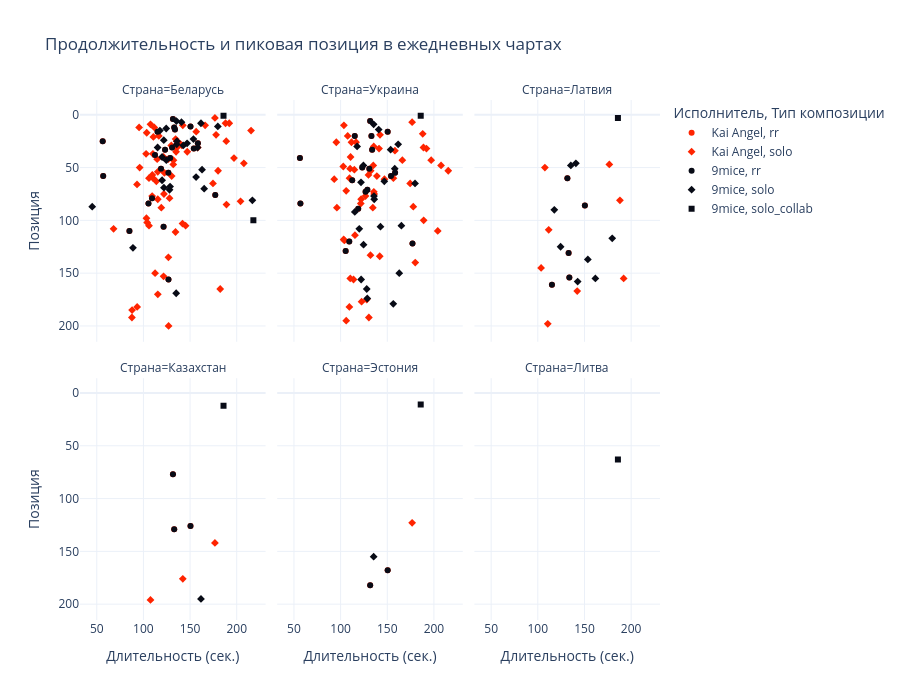

The notebook cell this image was saved under:
### Markdown cell above
### Продолжительность треков и успех в ежедневных чартах

Корреляция Спирмена рассчитывалась отдельно для каждого артиста и рынка. Отрицательная корреляция означала, что более длинные треки имеют тенденцию занимать лучшие позиции (меньшие числовые ранги). Это связь, а не доказательство причинности.

### Code cell
correlations = []

for (country, artist), group in stability.groupby(["country", "artist"]):
    rho = (
        group["duration_sec"].rank().corr(group["daily_peak"].rank())
        if len(group) >= 3 else float("nan")
    )
    correlations.append({
        "country": country,
        "artist": artist,
        "track_count": len(group),
        "spearman": round(rho, 3)
    })

correlations = pd.DataFrame(correlations)
display(correlations)

if not stability.empty:
    fig = px.scatter(
        stability, x="duration_sec", y="daily_peak",
        color="artist", symbol="collab_type", hover_name="track_name",
        facet_col="country", facet_col_wrap=3,
        color_discrete_map=artist_colors, template="plotly_white",
        title="Продолжительность и пиковая позиция в ежедневных чартах",
        labels={"duration_sec": "Длительность (сек.)", "daily_peak": "Позиция",
                "artist": "Исполнитель", "collab_type": "Тип композиции",
                "country": "Страна"},
        height=350 * ((stability["country"].nunique() + 2) // 3)
    )
    fig.update_yaxes(autorange="reversed")
    fig.show()

### Figure 1 — Plotly figure (JSON) as saved in the notebook; plotly's stock layout.template omitted (floating-point values rounded to 4 significant figures)
{"data": [{"hovertemplate": "<b>%{hovertext}</b><br><br>Исполнитель=Kai Angel<br>Тип композиции=rr<br>Страна=Беларусь<br>Длительность (сек.)=%{x}<br>Позиция=%{y}<extra></extra>", "hovertext": ["LIPSTICK", "ELA-ELA (feat. Kai Angel)", "Cyber Is Dead Interlude", "Fountainebleu", "Phoenix", "Blum - Big City Life", "Ринопластика", "So Good", "Frank Ocean", "2017", "Da Vinci", "LMFAO", "Ice + Alabaster", "Tusa V.I.P.", "I Love God", "Hollywood Takeover...", "I Wanna Be Your Dog", "Hate People", "Fire Alarm", "Murder On The Dancefloor", "Homecoming"], "legendgroup": "Kai Angel, rr", "marker": {"color": "#FF2400", "symbol": "circle"}, "mode": "markers", "name": "Kai Angel, rr", "orientation": "v", "showlegend": true, "type": "scatter", "x": [121.6, 126.9, 85.0, 133.8, 150.4, 158.4, 115.1, 112.4, 128.7, 133.0, 130.8, 154.0, 131.7, 118.9, 123.2, 56.91, 126.8, 109.2, 56.38, 105.4, 177.0], "xaxis": "x4", "y": [106, 156, 110, 14, 11, 27, 16, 38, 41, 12, 31, 32, 4, 51, 33, 58, 55, 79, 25, 84, 76], "yaxis": "y4"}, {"hovertemplate": "<b>%{hovertext}</b><br><br>Исполнитель=Kai Angel<br>Тип композиции=rr<br>Страна=Украина<br>Длительность (сек.)=%{x}<br>Позиция=%{y}<extra></extra>", "hovertext": ["Fountainebleu", "Phoenix", "Blum - Big City Life", "Ринопластика", "So Good", "Frank Ocean", "2017", "Da Vinci", "LMFAO", "Ice + Alabaster", "Tusa V.I.P.", "I Love God", "Hollywood Takeover...", "I Wanna Be Your Dog", "Hate People", "Fire Alarm", "Murder On The Dancefloor", "Homecoming"], "legendgroup": "Kai Angel, rr", "marker": {"color": "#FF2400", "symbol": "circle"}, "mode": "markers", "name": "Kai Angel, rr", "orientation": "v", "showlegend": false, "type": "scatter", "x": [133.8, 150.4, 158.4, 115.1, 112.4, 128.7, 133.0, 130.8, 154.0, 131.7, 118.9, 123.2, 56.91, 126.8, 109.2, 56.38, 105.4, 177.0], "xaxis": "x5", "y": [33, 16, 55, 20, 62, 71, 20, 51, 58, 6, 89, 50, 84, 73, 120, 41, 129, 122], "yaxis": "y5"}, {"hovertemplate": "<b>%{hovertext}</b><br><br>Исполнитель=Kai Angel<br>Тип композиции=rr<br>Страна=Латвия<br>Длительность (сек.)=%{x}<br>Позиция=%{y}<extra></extra>", "hovertext": ["Fountainebleu", "Phoenix", "Ринопластика", "2017", "Ice + Alabaster"], "legendgroup": "Kai Angel, rr", "marker": {"color": "#FF2400", "symbol": "circle"}, "mode": "markers", "name": "Kai Angel, rr", "orientation": "v", "showlegend": false, "type": "scatter", "x": [133.8, 150.4, 115.1, 133.0, 131.7], "xaxis": "x6", "y": [154, 86, 161, 131, 60], "yaxis": "y6"}, {"hovertemplate": "<b>%{hovertext}</b><br><br>Исполнитель=Kai Angel<br>Тип композиции=rr<br>Страна=Казахстан<br>Длительность (сек.)=%{x}<br>Позиция=%{y}<extra></extra>", "hovertext": ["Phoenix", "2017", "Ice + Alabaster"], "legendgroup": "Kai Angel, rr", "marker": {"color": "#FF2400", "symbol": "circle"}, "mode": "markers", "name": "Kai Angel, rr", "orientation": "v", "showlegend": false, "type": "scatter", "x": [150.4, 133.0, 131.7], "xaxis": "x", "y": [126, 129, 77], "yaxis": "y"}, {"hovertemplate": "<b>%{hovertext}</b><br><br>Исполнитель=Kai Angel<br>Тип композиции=rr<br>Страна=Эстония<br>Длительность (сек.)=%{x}<br>Позиция=%{y}<extra></extra>", "hovertext": ["Phoenix", "Ice + Alabaster"], "legendgroup": "Kai Angel, rr", "marker": {"color": "#FF2400", "symbol": "circle"}, "mode": "markers", "name": "Kai Angel, rr", "orientation": "v", "showlegend": false, "type": "scatter", "x": [150.4, 131.7], "xaxis": "x2", "y": [168, 182], "yaxis": "y2"}, {"hovertemplate": "<b>%{hovertext}</b><br><br>Исполнитель=Kai Angel<br>Тип композиции=solo<br>Страна=Беларусь<br>Длительность (сек.)=%{x}<br>Позиция=%{y}<extra></extra>", "hovertext": ["JUMP!", "ANGRYY", "DANCE LIKE U IN PAIN", "SHOW OFF", "VICTIM", "1-800-PARADISE", "SLAYERR", "SPIDERR", "EUPHORIA", "RESTART", "ХОЛОД", "MYSPACE", "RAW", "RIOT", "HILLS", "/godmode", "Madam", "quiet turn up", "john galliano", "millions", "i hate fashion shows", "laperouse", "aimed u up", "white ferrari", "hurt", "lovesong", "welcome to forever", "are you happy", "im all blessed the f**k up", "basement", "mirrors", "chelsea smile", "444", "parasocial freestyle", "designer's paradise", "fire walk with me", "sirens", "drive", "0 tears", "damage", "freddy krueger", "Limousine Music", "Pretty Girls", "Sting", "TV", "Mulholland", "evil icon baby", "pleasure", "NAKED", "Razorblade kiss", "andy warhol", "1 more", "BABYLON", "le royal monceau gatsby séance", "yes i glow in the dark but also i am the dark", "Flowers", "chateau", "gladiator", "OFFICE SONG", "david bowie", "having fun", "Leopard Red", "ew", "STFU!", "1971 Rockstar", "does it hurt?", "Madam 2", "chrome hearts"], "legendgroup": "Kai Angel, solo", "marker": {"color": "#FF2400", "symbol": "diamond"}, "mode": "markers", "name": "Kai Angel, solo", "orientation": "v", "showlegend": true, "type": "scatter", "x": [127.0, 134.4, 87.69, 87.89, 128.0, 130.3, 115.4, 109.4, 113.8, 121.6, 119.2, 106.0, 93.29, 112.5, 126.8, 115.4, 142.2, 110.7, 138.9, 95.39, 126.7, 129.9, 96.0, 110.2, 111.7, 107.6, 166.2, 192.0, 215.4, 134.5, 132.0, 135.6, 135.9, 110.3, 122.5, 68.03, 121.6, 115.4, 145.2, 180.0, 156.6, 188.0, 177.9, 132.2, 188.8, 158.2, 141.2, 197.1, 207.6, 189.0, 176.6, 122.0, 147.0, 141.9, 182.3, 204.1, 116.5, 103.5, 102.9, 93.16, 135.0, 114.7, 106.0, 174.5, 104.0, 103.3, 109.5, 135.5], "xaxis": "x4", "y": [200, 111, 192, 185, 79, 58, 80, 77, 63, 153, 88, 105, 182, 150, 135, 170, 10, 21, 27, 12, 42, 29, 50, 37, 12, 9, 10, 8, 15, 23, 47, 25, 31, 60, 55, 108, 40, 54, 105, 53, 16, 8, 19, 43, 25, 31, 29, 41, 46, 85, 3, 75, 35, 103, 165, 82, 20, 17, 37, 66, 35, 42, 60, 65, 102, 98, 57, 29], "yaxis": "y4"}, {"hovertemplate": "<b>%{hovertext}</b><br><br>Исполнитель=Kai Angel<br>Тип композиции=solo<br>Страна=Украина<br>Длительность (сек.)=%{x}<br>Позиция=%{y}<extra></extra>", "hovertext": ["VICTIM", "1-800-PARADISE", "SPIDERR", "EUPHORIA", "MYSPACE", "Madam", "quiet turn up", "john galliano", "millions", "i hate fashion shows", "laperouse", "aimed u up", "white ferrari", "hurt", "lovesong", "welcome to forever", "are you happy", "im all blessed the f**k up", "basement", "mirrors", "chelsea smile", "444", "parasocial freestyle", "designer's paradise", "sirens", "drive", "damage", "freddy krueger", "Limousine Music", "Pretty Girls", "Sting", "TV", "Mulholland", "evil icon baby", "pleasure", "NAKED", "Razorblade kiss", "andy warhol", "1 more", "BABYLON", "le royal monceau gatsby séance", "Flowers", "chateau", "gladiator", "OFFICE SONG", "david bowie", "having fun", "Leopard Red", "ew", "STFU!", "1971 Rockstar", "does it hurt?", "Madam 2", "chrome hearts"], "legendgroup": "Kai Angel, solo", "marker": {"color": "#FF2400", "symbol": "diamond"}, "mode": "markers", "name": "Kai Angel, solo", "orientation": "v", "showlegend": false, "type": "scatter", "x": [128.0, 130.3, 109.4, 113.8, 106.0, 142.2, 110.7, 138.9, 95.39, 126.7, 129.9, 96.0, 110.2, 111.7, 107.6, 166.2, 192.0, 215.4, 134.5, 132.0, 135.6, 135.9, 110.3, 122.5, 121.6, 115.4, 180.0, 156.6, 188.0, 177.9, 132.2, 188.8, 158.2, 141.2, 197.1, 207.6, 189.0, 176.6, 122.0, 147.0, 141.9, 204.1, 116.5, 103.5, 102.9, 93.16, 135.0, 114.7, 106.0, 174.5, 104.0, 103.3, 109.5, 135.5], "xaxis": "x5", "y": [175, 192, 182, 156, 195, 19, 40, 58, 26, 77, 57, 88, 51, 26, 20, 43, 32, 53, 88, 133, 73, 75, 155, 177, 84, 114, 140, 60, 18, 87, 53, 31, 34, 32, 43, 48, 100, 7, 80, 61, 134, 110, 26, 10, 49, 61, 48, 52, 72, 65, 119, 118, 60, 30], "yaxis": "y5"}, {"hovertemplate": "<b>%{hovertext}</b><br><br>Исполнитель=Kai Angel<br>Тип композиции=solo<br>Страна=Латвия<br>Длительность (сек.)=%{x}<br>Позиция=%{y}<extra></extra>", "hovertext": ["Madam", "quiet turn up", "hurt", "lovesong", "are you happy", "Limousine Music", "andy warhol", "gladiator"], "legendgroup": "Kai Angel, solo", "marker": {"color": "#FF2400", "symbol": "diamond"}, "mode": "markers", "name": "Kai Angel, solo", "orientation": "v", "showlegend": false, "type": "scatter", "x": [142.2, 110.7, 111.7, 107.6, 192.0, 188.0, 176.6, 103.5], "xaxis": "x6", "y": [167, 198, 109, 50, 155, 81, 47, 145], "yaxis": "y6"}, {"hovertemplate": "<b>%{hovertext}</b><br><br>Исполнитель=Kai Angel<br>Тип композиции=solo<br>Страна=Казахстан<br>Длительность (сек.)=%{x}<br>Позиция=%{y}<extra></extra>", "hovertext": ["Madam", "lovesong", "andy warhol"], "legendgroup": "Kai Angel, solo", "marker": {"color": "#FF2400", "symbol": "diamond"}, "mode": "markers", "name": "Kai Angel, solo", "orientation": "v", "showlegend": false, "type": "scatter", "x": [142.2, 107.6, 176.6], "xaxis": "x", "y": [176, 196, 142], "yaxis": "y"}, {"hovertemplate": "<b>%{hovertext}</b><br><br>Исполнитель=Kai Angel<br>Тип композиции=solo<br>Страна=Эстония<br>Длительность (сек.)=%{x}<br>Позиция=%{y}<extra></extra>", "hovertext": ["andy warhol"], "legendgroup": "Kai Angel, solo", "marker": {"color": "#FF2400", "symbol": "diamond"}, "mode": "markers", "name": "Kai Angel, solo", "orientation": "v", "showlegend": false, "type": "scatter", "x": [176.6], "xaxis": "x2", "y": [123], "yaxis": "y2"}, {"hovertemplate": "<b>%{hovertext}</b><br><br>Исполнитель=9mice<br>Тип композиции=rr<br>Страна=Беларусь<br>Длительность (сек.)=%{x}<br>Позиция=%{y}<extra></extra>", "hovertext": ["LIPSTICK", "ELA-ELA (feat. Kai Angel)", "Cyber Is Dead Interlude", "Fountainebleu", "Phoenix", "Blum - Big City Life", "Ринопластика", "So Good", "Frank Ocean", "2017", "Da Vinci", "LMFAO", "Ice + Alabaster", "Tusa V.I.P.", "I Love God", "Hollywood Takeover...", "I Wanna Be Your Dog", "Hate People", "Fire Alarm", "Murder On The Dancefloor", "Homecoming"], "legendgroup": "9mice, rr", "marker": {"color": "#080B16", "symbol": "circle"}, "mode": "markers", "name": "9mice, rr", "orientation": "v", "showlegend": true, "type": "scatter", "x": [121.6, 126.9, 85.0, 133.8, 150.4, 158.4, 115.1, 112.4, 128.7, 133.0, 130.8, 154.0, 131.7, 118.9, 123.2, 56.91, 126.8, 109.2, 56.38, 105.4, 177.0], "xaxis": "x4", "y": [106, 156, 110, 14, 11, 27, 16, 38, 41, 12, 31, 32, 4, 51, 33, 58, 55, 79, 25, 84, 76], "yaxis": "y4"}, {"hovertemplate": "<b>%{hovertext}</b><br><br>Исполнитель=9mice<br>Тип композиции=rr<br>Страна=Украина<br>Длительность (сек.)=%{x}<br>Позиция=%{y}<extra></extra>", "hovertext": ["Fountainebleu", "Phoenix", "Blum - Big City Life", "Ринопластика", "So Good", "Frank Ocean", "2017", "Da Vinci", "LMFAO", "Ice + Alabaster", "Tusa V.I.P.", "I Love God", "Hollywood Takeover...", "I Wanna Be Your Dog", "Hate People", "Fire Alarm", "Murder On The Dancefloor", "Homecoming"], "legendgroup": "9mice, rr", "marker": {"color": "#080B16", "symbol": "circle"}, "mode": "markers", "name": "9mice, rr", "orientation": "v", "showlegend": false, "type": "scatter", "x": [133.8, 150.4, 158.4, 115.1, 112.4, 128.7, 133.0, 130.8, 154.0, 131.7, 118.9, 123.2, 56.91, 126.8, 109.2, 56.38, 105.4, 177.0], "xaxis": "x5", "y": [33, 16, 55, 20, 62, 71, 20, 51, 58, 6, 89, 50, 84, 73, 120, 41, 129, 122], "yaxis": "y5"}, {"hovertemplate": "<b>%{hovertext}</b><br><br>Исполнитель=9mice<br>Тип композиции=rr<br>Страна=Латвия<br>Длительность (сек.)=%{x}<br>Позиция=%{y}<extra></extra>", "hovertext": ["Fountainebleu", "Phoenix", "Ринопластика", "2017", "Ice + Alabaster"], "legendgroup": "9mice, rr", "marker": {"color": "#080B16", "symbol": "circle"}, "mode": "markers", "name": "9mice, rr", "orientation": "v", "showlegend": false, "type": "scatter", "x": [133.8, 150.4, 115.1, 133.0, 131.7], "xaxis": "x6", "y": [154, 86, 161, 131, 60], "yaxis": "y6"}, {"hovertemplate": "<b>%{hovertext}</b><br><br>Исполнитель=9mice<br>Тип композиции=rr<br>Страна=Казахстан<br>Длительность (сек.)=%{x}<br>Позиция=%{y}<extra></extra>", "hovertext": ["Phoenix", "2017", "Ice + Alabaster"], "legendgroup": "9mice, rr", "marker": {"color": "#080B16", "symbol": "circle"}, "mode": "markers", "name": "9mice, rr", "orientation": "v", "showlegend": false, "type": "scatter", "x": [150.4, 133.0, 131.7], "xaxis": "x", "y": [126, 129, 77], "yaxis": "y"}, {"hovertemplate": "<b>%{hovertext}</b><br><br>Исполнитель=9mice<br>Тип композиции=rr<br>Страна=Эстония<br>Длительность (сек.)=%{x}<br>Позиция=%{y}<extra></extra>", "hovertext": ["Phoenix", "Ice + Alabaster"], "legendgroup": "9mice, rr", "marker": {"color": "#080B16", "symbol": "circle"}, "mode": "markers", "name": "9mice, rr", "orientation": "v", "showlegend": false, "type": "scatter", "x": [150.4, 131.7], "xaxis": "x2", "y": [168, 182], "yaxis": "y2"}, {"hovertemplate": "<b>%{hovertext}</b><br><br>Исполнитель=9mice<br>Тип композиции=solo<br>Страна=Беларусь<br>Длительность (сек.)=%{x}<br>Позиция=%{y}<extra></extra>", "hovertext": ["ГЕРОИНЯ", "CHAINSAW", "MMW", "FACE", "SV", "Your Love", "Anora", "ГОША РУБЧИНСКИЙ", "Москва - Владивосток", "u+me", "stranger", "jenna", "nirvana", "distance", "kill bill / evian", "famous", "humble", "dry lips freestyle", "romance", "chanel no9", "less than 0", "sugar", "acoustic", "weightless / outro", "Do Vesni", "Honey Bunny (Numb)", "Smokey Eyes"], "legendgroup": "9mice, solo", "marker": {"color": "#080B16", "symbol": "diamond"}, "mode": "markers", "name": "9mice, solo", "orientation": "v", "showlegend": true, "type": "scatter", "x": [142.7, 128.0, 135.1, 162.8, 122.0, 120.0, 161.7, 153.6, 179.8, 128.6, 146.8, 135.4, 121.8, 124.4, 117.7, 140.8, 135.7, 115.2, 136.0, 124.6, 45.14, 156.4, 120.0, 88.8, 216.8, 158.0, 165.1], "xaxis": "x4", "y": [29, 71, 169, 52, 69, 40, 8, 23, 11, 68, 27, 6, 24, 13, 15, 7, 28, 31, 25, 43, 87, 59, 62, 126, 81, 31, 70], "yaxis": "y4"}, {"hovertemplate": "<b>%{hovertext}</b><br><br>Исполнитель=9mice<br>Тип композиции=solo<br>Страна=Украина<br>Длительность (сек.)=%{x}<br>Позиция=%{y}<extra></extra>", "hovertext": ["ГЕРОИНЯ", "CHAINSAW", "FACE", "SV", "Your Love", "Anora", "ГОША РУБЧИНСКИЙ", "Москва - Владивосток", "u+me", "stranger", "jenna", "nirvana", "distance", "kill bill / evian", "famous", "humble", "dry lips freestyle", "romance", "chanel no9", "sugar", "Honey Bunny (Numb)", "Smokey Eyes"], "legendgroup": "9mice, solo", "marker": {"color": "#080B16", "symbol": "diamond"}, "mode": "markers", "name": "9mice, solo", "orientation": "v", "showlegend": false, "type": "scatter", "x": [142.7, 128.0, 162.8, 122.0, 120.0, 161.7, 153.6, 179.8, 128.6, 146.8, 135.4, 121.8, 124.4, 117.7, 140.8, 135.7, 115.2, 136.0, 124.6, 156.4, 158.0, 165.1], "xaxis": "x5", "y": [106, 165, 150, 156, 108, 28, 33, 65, 174, 63, 9, 64, 48, 30, 14, 77, 92, 80, 123, 179, 51, 105], "yaxis": "y5"}, {"hovertemplate": "<b>%{hovertext}</b><br><br>Исполнитель=9mice<br>Тип композиции=solo<br>Страна=Латвия<br>Длительность (сек.)=%{x}<br>Позиция=%{y}<extra></extra>", "hovertext": ["ГЕРОИНЯ", "Anora", "ГОША РУБЧИНСКИЙ", "Москва - Владивосток", "jenna", "distance", "kill bill / evian", "famous"], "legendgroup": "9mice, solo", "marker": {"color": "#080B16", "symbol": "diamond"}, "mode": "markers", "name": "9mice, solo", "orientation": "v", "showlegend": false, "type": "scatter", "x": [142.7, 161.7, 153.6, 179.8, 135.4, 124.4, 117.7, 140.8], "xaxis": "x6", "y": [158, 155, 137, 117, 48, 125, 90, 46], "yaxis": "y6"}, {"hovertemplate": "<b>%{hovertext}</b><br><br>Исполнитель=9mice<br>Тип композиции=solo<br>Страна=Казахстан<br>Длительность (сек.)=%{x}<br>Позиция=%{y}<extra></extra>", "hovertext": ["Anora"], "legendgroup": "9mice, solo", "marker": {"color": "#080B16", "symbol": "diamond"}, "mode": "markers", "name": "9mice, solo", "orientation": "v", "showlegend": false, "type": "scatter", "x": [161.7], "xaxis": "x", "y": [195], "yaxis": "y"}, {"hovertemplate": "<b>%{hovertext}</b><br><br>Исполнитель=9mice<br>Тип композиции=solo<br>Страна=Эстония<br>Длительность (сек.)=%{x}<br>Позиция=%{y}<extra></extra>", "hovertext": ["jenna"], "legendgroup": "9mice, solo", "marker": {"color": "#080B16", "symbol": "diamond"}, "mode": "markers", "name": "9mice, solo", "orientation": "v", "showlegend": false, "type": "scatter", "x": [135.4], "xaxis": "x2", "y": [155], "yaxis": "y2"}, {"hovertemplate": "<b>%{hovertext}</b><br><br>Исполнитель=9mice<br>Тип композиции=solo_collab<br>Страна=Беларусь<br>Длительность (сек.)=%{x}<br>Позиция=%{y}<extra></extra>", "hovertext": ["Jealous", "Нет Тебя"], "legendgroup": "9mice, solo_collab", "marker": {"color": "#080B16", "symbol": "square"}, "mode": "markers", "name": "9mice, solo_collab", "orientation": "v", "showlegend": true, "type": "scatter", "x": [185.8, 217.8], "xaxis": "x4", "y": [1, 100], "yaxis": "y4"}, {"hovertemplate": "<b>%{hovertext}</b><br><br>Исполнитель=9mice<br>Тип композиции=solo_collab<br>Страна=Украина<br>Длительность (сек.)=%{x}<br>Позиция=%{y}<extra></extra>", "hovertext": ["Jealous"], "legendgroup": "9mice, solo_collab", "marker": {"color": "#080B16", "symbol": "square"}, "mode": "markers", "name": "9mice, solo_collab", "orientation": "v", "showlegend": false, "type": "scatter", "x": [185.8], "xaxis": "x5", "y": [1], "yaxis": "y5"}, {"hovertemplate": "<b>%{hovertext}</b><br><br>Исполнитель=9mice<br>Тип композиции=solo_collab<br>Страна=Латвия<br>Длительность (сек.)=%{x}<br>Позиция=%{y}<extra></extra>", "hovertext": ["Jealous"], "legendgroup": "9mice, solo_collab", "marker": {"color": "#080B16", "symbol": "square"}, "mode": "markers", "name": "9mice, solo_collab", "orientation": "v", "showlegend": false, "type": "scatter", "x": [185.8], "xaxis": "x6", "y": [3], "yaxis": "y6"}, {"hovertemplate": "<b>%{hovertext}</b><br><br>Исполнитель=9mice<br>Тип композиции=solo_collab<br>Страна=Казахстан<br>Длительность (сек.)=%{x}<br>Позиция=%{y}<extra></extra>", "hovertext": ["Jealous"], "legendgroup": "9mice, solo_collab", "marker": {"color": "#080B16", "symbol": "square"}, "mode": "markers", "name": "9mice, solo_collab", "orientation": "v", "showlegend": false, "type": "scatter", "x": [185.8], "xaxis": "x", "y": [12], "yaxis": "y"}, {"hovertemplate": "<b>%{hovertext}</b><br><br>Исполнитель=9mice<br>Тип композиции=solo_collab<br>Страна=Эстония<br>Длительность (сек.)=%{x}<br>Позиция=%{y}<extra></extra>", "hovertext": ["Jealous"], "legendgroup": "9mice, solo_collab", "marker": {"color": "#080B16", "symbol": "square"}, "mode": "markers", "name": "9mice, solo_collab", "orientation": "v", "showlegend": false, "type": "scatter", "x": [185.8], "xaxis": "x2", "y": [11], "yaxis": "y2"}, {"hovertemplate": "<b>%{hovertext}</b><br><br>Исполнитель=9mice<br>Тип композиции=solo_collab<br>Страна=Литва<br>Длительность (сек.)=%{x}<br>Позиция=%{y}<extra></extra>", "hovertext": ["Jealous"], "legendgroup": "9mice, solo_collab", "marker": {"color": "#080B16", "symbol": "square"}, "mode": "markers", "name": "9mice, solo_collab", "orientation": "v", "showlegend": false, "type": "scatter", "x": [185.8], "xaxis": "x3", "y": [63], "yaxis": "y3"}], "layout": {"annotations": [{"font": {}, "showarrow": false, "text": "Страна=Казахстан", "x": 0.16, "xanchor": "center", "xref": "paper", "y": 0.465, "yanchor": "bottom", "yref": "paper"}, {"font": {}, "showarrow": false, "text": "Страна=Эстония", "x": 0.5, "xanchor": "center", "xref": "paper", "y": 0.465, "yanchor": "bottom", "yref": "paper"}, {"font": {}, "showarrow": false, "text": "Страна=Литва", "x": 0.84, "xanchor": "center", "xref": "paper", "y": 0.465, "yanchor": "bottom", "yref": "paper"}, {"font": {}, "showarrow": false, "text": "Страна=Беларусь", "x": 0.16, "xanchor": "center", "xref": "paper", "y": 1.0, "yanchor": "bottom", "yref": "paper"}, {"font": {}, "showarrow": false, "text": "Страна=Украина", "x": 0.5, "xanchor": "center", "xref": "paper", "y": 1.0, "yanchor": "bottom", "yref": "paper"}, {"font": {}, "showarrow": false, "text": "Страна=Латвия", "x": 0.84, "xanchor": "center", "xref": "paper", "y": 1.0, "yanchor": "bottom", "yref": "paper"}], "height": 700, "legend": {"title": {"text": "Исполнитель, Тип композиции"}, "tracegroupgap": 0}, "title": {"text": "Продолжительность и пиковая позиция в ежедневных чартах"}, "xaxis": {"anchor": "y", "domain": [0, 0.32], "title": {"text": "Длительность (сек.)"}}, "xaxis2": {"anchor": "y2", "domain": [0.34, 0.66], "matches": "x", "title": {"text": "Длительность (сек.)"}}, "xaxis3": {"anchor": "y3", "domain": [0.68, 1.0], "matches": "x", "title": {"text": "Длительность (сек.)"}}, "xaxis4": {"anchor": "y4", "domain": [0, 0.32], "matches": "x", "showticklabels": false}, "xaxis5": {"anchor": "y5", "domain": [0.34, 0.66], "matches": "x", "showticklabels": false}, "xaxis6": {"anchor": "y6", "domain": [0.68, 1.0], "matches": "x", "showticklabels": false}, "yaxis": {"anchor": "x", "autorange": "reversed", "domain": [0, 0.465], "title": {"text": "Позиция"}}, "yaxis2": {"anchor": "x2", "autorange": "reversed", "domain": [0, 0.465], "matches": "y", "showticklabels": false}, "yaxis3": {"anchor": "x3", "autorange": "reversed", "domain": [0, 0.465], "matches": "y", "showticklabels": false}, "yaxis4": {"anchor": "x4", "autorange": "reversed", "domain": [0.535, 1.0], "matches": "y", "title": {"text": "Позиция"}}, "yaxis5": {"anchor": "x5", "autorange": "reversed", "domain": [0.535, 1.0], "matches": "y", "showticklabels": false}, "yaxis6": {"anchor": "x6", "autorange": "reversed", "domain": [0.535, 1.0], "matches": "y", "showticklabels": false}}}
